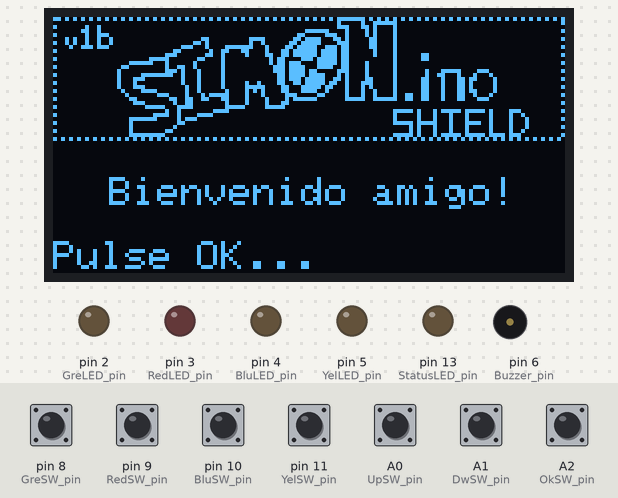
Recording of a sketch running on a simulated Arduino Uno, built with avr-gcc and run on an emulated ATmega328P. Shown: 128×64 one-colour display, output pins drawn as LEDs (lit = HIGH), buzzer (waves = sounding). The inputs (shaded band) are chosen by the test bench; at power-on: A0 (UpSW_pin), A1 (DwSW_pin), A2 (OkSW_pin), pin 8 (GreSW_pin), pin 9 (RedSW_pin), pin 10 (BluSW_pin), pin 11 (YelSW_pin) LOW. Random numbers use the default seed unless the sketch sets one.

Above: at 2.3 s.
2.4 s: A2 (OkSW_pin) pulled HIGH for 0.15 s
At 3.1 s:
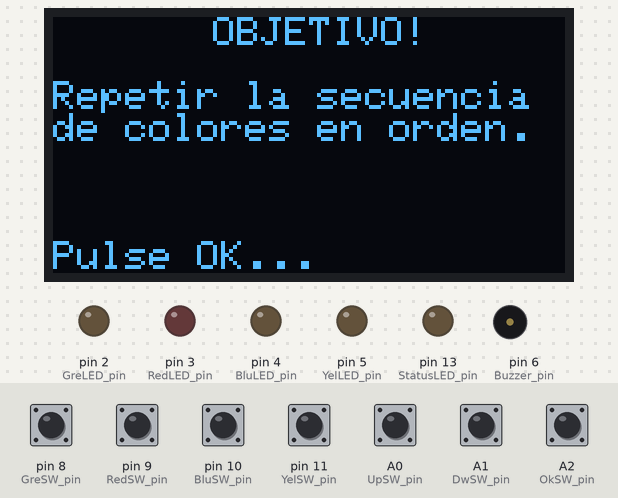
4.0 s: A2 (OkSW_pin) pulled HIGH for 1 s
At 4.4 s:
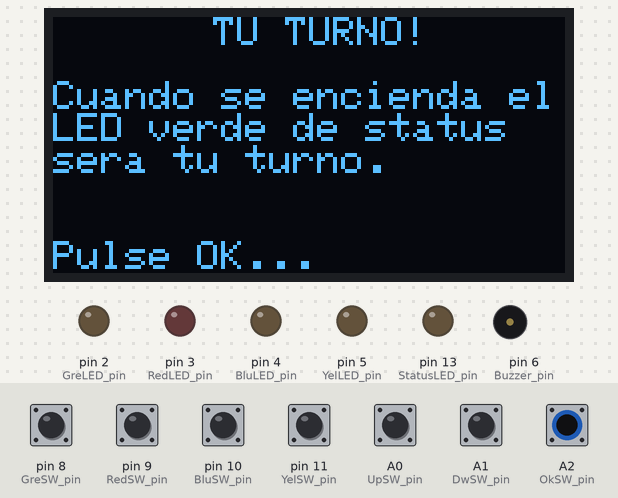
6.5 s: A2 (OkSW_pin) pulled HIGH for 0.15 s
At 7.7 s:
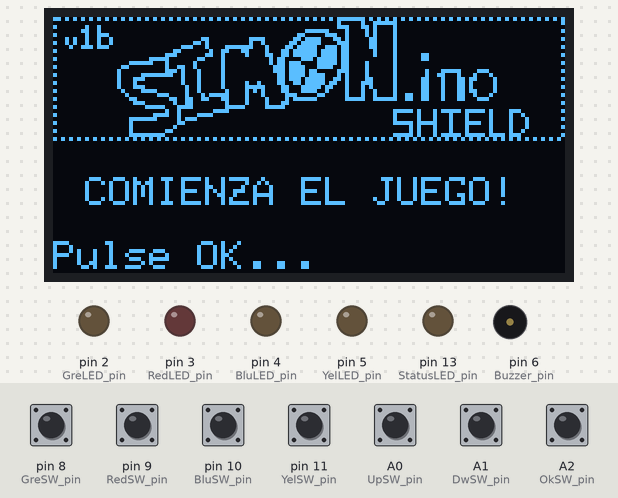
8.1 s: A2 (OkSW_pin) pulled HIGH for 0.15 s
At 8.6 s:
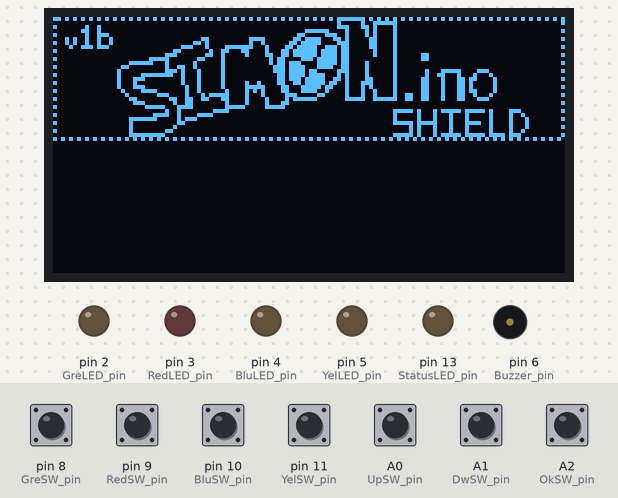
11.2 s: pin 9 (RedSW_pin) pulled HIGH for 0.15 s
At 13.8 s:
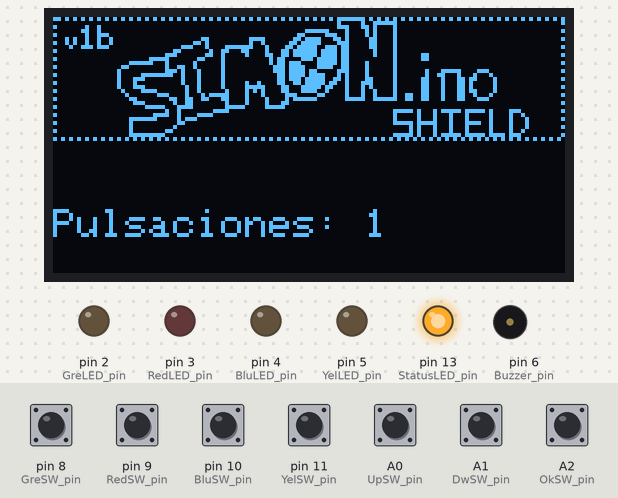
14.1 s: pin 8 (GreSW_pin) pulled HIGH for 0.15 s
At 16.5 s:
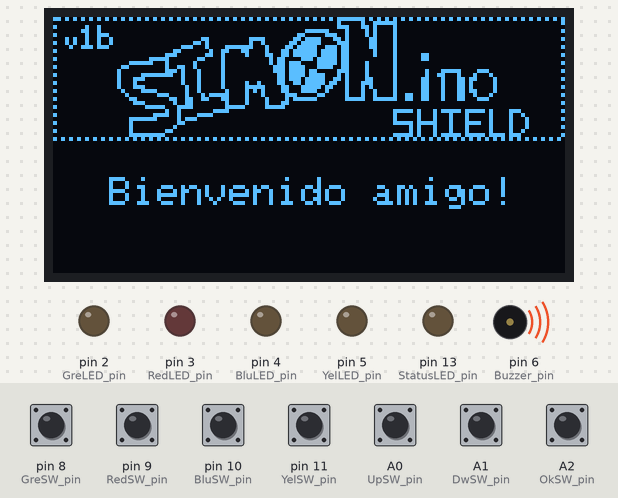
Timing chart, 0 to 18.6 s (numbered marks = the images above; inputs shaded):
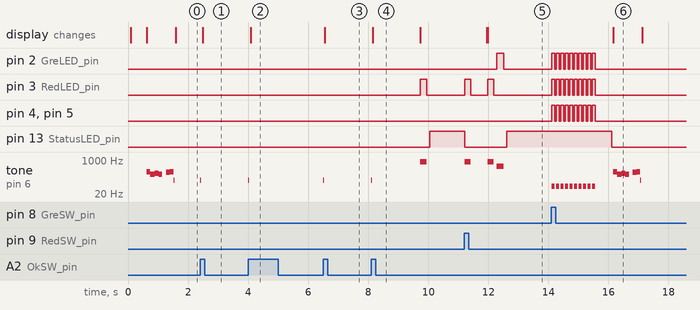

Measured:
- after the input at 2.4 s, tone on pin 6 (Buzzer_pin): silent → 100 Hz at once, → silent 0.02 s later; the display: changes after 0.08 s (image 1)
- after the input at 4.0 s, tone on pin 6 (Buzzer_pin): silent → 100 Hz at once, → silent 0.02 s later; the display: changes after 0.09 s (image 2)
- after the input at 6.5 s, tone on pin 6 (Buzzer_pin): silent → 100 Hz at once, → silent 0.02 s later; the display: changes after 0.06 s (image 3)
- after the input at 8.1 s, pin 3 (RedLED_pin): LOW → HIGH after 1.6 s, → LOW 0.21 s later; pin 13 (StatusLED_pin): LOW → HIGH after 1.9 s; tone on pin 6 (Buzzer_pin): silent → 100 Hz at once, → silent 0.02 s later, → 800 Hz 1.6 s later, → silent 0.21 s later; the display: changes after 0.05 s (image 4)
- after the input at 11.2 s, pin 2 (GreLED_pin): LOW → HIGH after 1.1 s, → LOW 0.22 s later; pin 3 (RedLED_pin): alternates HIGH for 0.21 s and LOW for 0.55 s, 4 changes in all, then stays LOW, starting at once
- after the input at 14.1 s, pin 2 (GreLED_pin), pin 3 (RedLED_pin): alternates HIGH for 0.10 s and LOW for 0.05 s, 20 changes in all, then stays LOW, starting at once

The sketch:

Simon.ino
```cpp
/*
 * Project: SIMON.ino Shield - Simon v0.1
 * Author: Carlos Hernández
 * Programador: Agustín Gallego Ordoñez
 * GitHub: https://github.com/carlymx/SIMON.ino-Shield
 */

#include <Wire.h>
#include <Adafruit_GFX.h>       // https://github.com/adafruit/Adafruit-GFX-Library
#include <Adafruit_SSD1306.h>   // https://github.com/adafruit/Adafruit_SSD1306
#include <TimerFreeTone.h>      // https://bitbucket.org/teckel12/arduino-timer-free-tone/downloads/


// Declara los pines
const byte GreLED_pin = 2;
const byte RedLED_pin = 3;
const byte BluLED_pin = 4;
const byte YelLED_pin = 5;
const byte StatusLED_pin = 13;

const byte GreSW_pin = 8;
const byte RedSW_pin = 9;
const byte BluSW_pin = 10;
const byte YelSW_pin = 11;
const byte UpSW_pin  = A0;
const byte DwSW_pin  = A1;
const byte OkSW_pin  = A2;

const byte Buzzer_pin = 6;

bool Sound = true;

byte GreSW_status = 0;
byte RedSW_status = 0;
byte BluSW_status = 0;
byte YelSW_status = 0;
byte UpSW_status  = 0;
byte DwSW_status  = 0;
byte OkSW_status  = 0;

int GreLED_status = 0;
int RedLED_status = 0;
int BluLED_status = 0;
int YelLED_status = 0;

const byte swPush = 100;
const byte swPressed = 110;
int turnOnLED  = 10000;
const int turnOffLED = 0;

byte sequence[256];
int level = 1;
int machinePulsations = 0;
int currentPulsation = 0;

const byte MACHINE = 0;
const byte USER = 1;
byte turn = MACHINE;

// Configura la pantalla OLED
Adafruit_SSD1306 oled_1(128,64, &Wire,-1);

// Declara el bitmap con el logotipo
static const uint8_t PROGMEM simonLogo[] PROGMEM = {128, 32, 0xD5, 0x55, 0x55, 0x55, 0x55, 0x55, 0x55, 0x55, 0x55, 0xFD, 0x55, 0x55, 0x55, 0x55, 0x55, 0x55, 0x00, 0x00, 0x00, 0x00, 0x00, 0x00, 0x00, 0x00, 0x01, 0x04, 0xFC, 0x00, 0x00, 0x00, 0x00, 0x01, 0x80, 0x90, 0x00, 0x00, 0x00, 0x00, 0x00, 0x00, 0x01, 0xC6, 0x84, 0x00, 0x00, 0x00, 0x00, 0x00, 0x01, 0x90, 0x00, 0x00, 0x00, 0x00, 0x00, 0x01, 0xF8, 0x42, 0x84, 0x00, 0x00, 0x00, 0x00, 0x01, 0x80, 0x9C, 0x00, 0x00, 0x00, 0x00, 0x00, 0x06, 0x0E, 0x42, 0x84, 0x00, 0x00, 0x00, 0x00, 0x00, 0x14, 0x92, 0x00, 0x00, 0x06, 0x00, 0x78, 0x0D, 0xE3, 0x41, 0x84, 0x00, 0x00, 0x00, 0x00, 0x01, 0x94, 0x92, 0x00, 0x00, 0x1A, 0x00, 0x48, 0x1B, 0xE1, 0xC1, 0x84, 0x00, 0x00, 0x00, 0x00, 0x00, 0x09, 0xDC, 0x00, 0x00, 0xE2, 0x1F, 0xC4, 0x37, 0xCE, 0xC1, 0x84, 0x00, 0x00, 0x00, 0x00, 0x01, 0x80, 0x00, 0x00, 0x03, 0x01, 0x31, 0x84, 0x6F, 0xDE, 0xC0, 0x84, 0x00, 0x00, 0x00, 0x00, 0x00, 0x00, 0x00, 0x00, 0x0E, 0x03, 0x20, 0x86, 0x6F, 0xDE, 0xC0, 0x84, 0x0C, 0x00, 0x00, 0x00, 0x01, 0x80, 0x00, 0x00, 0xF8, 0x0C, 0x20, 0x02, 0xC3, 0xBE, 0xC0, 0x04, 0x0C, 0x00, 0x00, 0x00, 0x00, 0x00, 0x00, 0x1F, 0x88, 0x10, 0x20, 0x02, 0xDC, 0x3E, 0xC2, 0x04, 0x00, 0x00, 0x00, 0x00, 0x01, 0x80, 0x00, 0x60, 0x09, 0x90, 0x20, 0x01, 0xDE, 0x3C, 0xC2, 0x04, 0x00, 0x00, 0x00, 0x00, 0x00, 0x00, 0x00, 0x80, 0x0E, 0x88, 0x20, 0x01, 0xDE, 0xC1, 0xC2, 0x04, 0x04, 0x7C, 0x38, 0x00, 0x01, 0x80, 0x00, 0x83, 0xFC, 0x88, 0x20, 0x00, 0xDE, 0xF1, 0x42, 0x04, 0x04, 0xC4, 0x44, 0x00, 0x00, 0x00, 0x00, 0x8E, 0x00, 0x88, 0x20, 0x00, 0xDD, 0xF3, 0x43, 0x04, 0x0C, 0x46, 0xC2, 0x00, 0x01, 0x80, 0x00, 0x88, 0x00, 0x88, 0x20, 0x90, 0xCD, 0xF6, 0x47, 0x04, 0x0C, 0x46, 0x82, 0x00, 0x00, 0x00, 0x00, 0x8E, 0x00, 0x48, 0x20, 0xF8, 0x63, 0xEC, 0x45, 0x04, 0x0C, 0x46, 0x82, 0x00, 0x01, 0x80, 0x00, 0x43, 0xC0, 0x48, 0x10, 0xA8, 0x63, 0xC8, 0x44, 0x84, 0x0C, 0x46, 0xC2, 0x00, 0x00, 0x00, 0x00, 0x20, 0x38, 0x45, 0xF0, 0x88, 0x38, 0x30, 0x44, 0x84, 0xCC, 0x46, 0x44, 0x00, 0x01, 0x80, 0x00, 0x18, 0x06, 0x66, 0x30, 0x84, 0x2F, 0xC0, 0x7C, 0xFC, 0xCC, 0x46, 0x38, 0x00, 0x00, 0x00, 0x00, 0x0E, 0x02, 0x60, 0x10, 0x84, 0x60, 0x00, 0x00, 0x00, 0x00, 0x00, 0x00, 0x00, 0x01, 0x80, 0x00, 0x01, 0xF1, 0xE0, 0x1F, 0x07, 0xC0, 0x00, 0x00, 0x00, 0x00, 0x00, 0x00, 0x00, 0x00, 0x00, 0x00, 0x00, 0x09, 0x00, 0xF0, 0x00, 0x00, 0x00, 0x00, 0x07, 0xD1, 0x7D, 0xF4, 0x38, 0x01, 0x80, 0x00, 0x00, 0x79, 0x0F, 0x00, 0x00, 0x00, 0x00, 0x00, 0x04, 0x11, 0x11, 0x04, 0x24, 0x00, 0x00, 0x00, 0x1F, 0xC1, 0x70, 0x00, 0x00, 0x00, 0x00, 0x00, 0x04, 0x11, 0x11, 0x04, 0x22, 0x01, 0x80, 0x00, 0x10, 0x01, 0x80, 0x00, 0x00, 0x00, 0x00, 0x00, 0x07, 0xDF, 0x11, 0xE4, 0x22, 0x00, 0x00, 0x00, 0x10, 0x02, 0x00, 0x00, 0x00, 0x00, 0x00, 0x00, 0x00, 0x51, 0x11, 0x04, 0x22, 0x01, 0x80, 0x00, 0x10, 0x0C, 0x00, 0x00, 0x00, 0x00, 0x00, 0x00, 0x00, 0x51, 0x11, 0x04, 0x24, 0x00, 0x00, 0x00, 0x1F, 0xF0, 0x00, 0x00, 0x00, 0x00, 0x00, 0x00, 0x07, 0xD1, 0x7D, 0xF7, 0xB8, 0x01, 0xAA, 0xAA, 0xAA, 0xAA, 0xAA, 0xAA, 0xAA, 0xAA, 0xAA, 0xAA, 0xAA, 0xAA, 0xAA, 0xAA, 0xAA, 0xAA, 0x00, 0x00, 0x00, 0x00, 0x00, 0x00, 0x00, 0x00, 0x00, 0x00, 0x00, 0x00, 0x00, 0x00, 0x00, 0x00};


/*  **********************************************************
 *  ********************************** INICIALIZA EL JUEGO ***
 *  **********************************************************
 */
void setup()
{
  //Serial.begin(9600);
  oled_1.begin(SSD1306_SWITCHCAPVCC,0x3C);

  pinMode(GreLED_pin, OUTPUT);
  pinMode(RedLED_pin, OUTPUT);
  pinMode(BluLED_pin, OUTPUT);
  pinMode(YelLED_pin, OUTPUT);
  pinMode(StatusLED_pin, OUTPUT);

  pinMode(GreSW_pin, INPUT);
  pinMode(RedSW_pin, INPUT);
  pinMode(BluSW_pin, INPUT);
  pinMode(YelSW_pin, INPUT);
  pinMode(UpSW_pin, INPUT);
  pinMode(DwSW_pin, INPUT);
  pinMode(OkSW_pin, INPUT);

  oled_1.clearDisplay(); oled_1.display();
  oled_1.clearDisplay(); oled_1.drawBitmap(0,0,&simonLogo[2],simonLogo[0], simonLogo[1],WHITE); oled_1.display();
  delay(500);

  // Muestra el mensaje de bienvenida
  showWelcome();
  delay(500);

  // Genera la secuencia
  generateSequence();

}

/*  **********************************************************
 *  ************************************ FUNCIÓN PRINCIPAL ***
 *  **********************************************************
 */
void loop()
{
  // Muestra la puntuacion
  showScore();

  if (turn == MACHINE) turnMACHINE();
  if (turn == USER) turnUSER();
}


/*  **********************************************************
 *  ********************************* FUNCIONES AUXILIARES ***
 *  **********************************************************
 */

// Turno de la maquina
void turnMACHINE() {
  digitalWrite(StatusLED_pin,LOW);

  // Actualiza el estado de los botones
  updateSwitchStatus();

  // Actualiza el estado de las luces
  updateLedStatus();

  for (int i=0; i <= machinePulsations; i++) {
    simPush(sequence[i]);
    waitPush();
    delay(100);
  }
  currentPulsation = 0;
  machinePulsations++;
  turn = USER;
}


// Turno del usuario
void turnUSER() {

  // Enciende el LED de turno de usuario
  digitalWrite(StatusLED_pin,HIGH);

  byte switchID = 0;
  do {
    // Actualiza el estado de los botones
    updateSwitchStatus();

    // Actualiza el estado de las luces
    updateLedStatus();

    switchID = 0;
    if (GreSW_status == swPush) switchID = GreSW_pin;
    if (RedSW_status == swPush) switchID = RedSW_pin;
    if (BluSW_status == swPush) switchID = BluSW_pin;
    if (YelSW_status == swPush) switchID = YelSW_pin;

    if (switchID) {
      clearPush();

      switch (switchID) {
        case GreSW_pin:
          GreLED_status = turnOnLED;
          if (Sound == true) tone(Buzzer_pin,500);
        break;

        case RedSW_pin:
          RedLED_status = turnOnLED;
          if (Sound == true) tone(Buzzer_pin,800);
        break;

        case BluSW_pin:
          BluLED_status = turnOnLED;
          if (Sound == true) tone(Buzzer_pin,1000);
        break;

        case YelSW_pin:
          YelLED_status = turnOnLED;
          if (Sound == true) tone(Buzzer_pin,1200);
        break;
      }


      /* Comprueba si la pulsacion es correcta y
       *  si no es correcta reinicia el juego
       */
      if (switchID == sequence[currentPulsation]) {
        currentPulsation++;
      } else {
        userFail();

        // Reinicia el juego
        digitalWrite(StatusLED_pin, LOW);
        machinePulsations = 0;
        generateSequence();

        // Muestra el mensaje de bienvenida
        showWelcome();
      }
    }
  } while (currentPulsation < machinePulsations);

  digitalWrite(StatusLED_pin, LOW);
  currentPulsation = 0;
  waitPush();
  delay(500);
  turn = MACHINE;
}

// Muestra las puntuación
void showScore() {
  oled_1.writeFillRect(0, 40, 128, 24, BLACK); oled_1.display();
  char tmpString[3] = {0};
  char txtScore[20] = {0};


  sprintf(tmpString,"%d", machinePulsations);
  strcpy(txtScore, "Pulsaciones: ");
  strcat(txtScore, tmpString);

  oled_1.setCursor(0,48); oled_1.print(txtScore);
  oled_1.display();
}

// Muestra aviso cuando el usuario falla
void userFail() {
  if (Sound == true) noTone(Buzzer_pin);
  clearPush();

  for (int i=0; i<10; i++) {
    if (Sound == true) tone(Buzzer_pin,50);
    digitalWrite(GreLED_pin,HIGH);
    digitalWrite(RedLED_pin,HIGH);
    digitalWrite(BluLED_pin,HIGH);
    digitalWrite(YelLED_pin,HIGH);
    delay(100);
    digitalWrite(GreLED_pin,LOW);
    digitalWrite(RedLED_pin,LOW);
    digitalWrite(BluLED_pin,LOW);
    digitalWrite(YelLED_pin,LOW);
    noTone(Buzzer_pin);
    delay(50);
  }
  delay (500);
}

// Muestra la bienvenida y tutorial
void showWelcome() {
  int melody[] = { 262, 196, 196, 220, 196, 0, 247, 262 };
  int duration[] = { 125, 75, 75, 125, 125, 125, 125, 125 };


  oled_1.writeFillRect(0, 40, 128, 24, BLACK);

  oled_1.setTextSize(1);
  oled_1.setTextColor(WHITE);
  oled_1.setCursor(14,40); oled_1.print("Bienvenido amigo!");
  oled_1.display();

  if (Sound == true) {
    for (int thisNote = 0; thisNote < 8; thisNote++) {
      TimerFreeTone(Buzzer_pin, melody[thisNote], duration[thisNote]);
    }
  }
  beep();

  // MSG: Bienvenida
  oled_1.setCursor(0,56); oled_1.print("Pulse OK...");
  oled_1.display();
  waitSwitch(OkSW_pin);
  beep();

  // MSG: Objetivo
  oled_1.clearDisplay(); oled_1.display();
  oled_1.setCursor(40,0); oled_1.print("OBJETIVO!");
  oled_1.setCursor(0,16); oled_1.print("Repetir la secuencia");
  oled_1.setCursor(0,24); oled_1.print("de colores en orden.");
  oled_1.setCursor(0,56); oled_1.print("Pulse OK...");
  oled_1.display();
  waitSwitch(OkSW_pin);
  beep();

  // MSG: Tu turno
  oled_1.clearDisplay(); oled_1.display();
  oled_1.setCursor(40,0); oled_1.print("TU TURNO!");
  oled_1.setCursor(0,16); oled_1.print("Cuando se encienda el");
  oled_1.setCursor(0,24); oled_1.print("LED verde de status");
  oled_1.setCursor(0,32); oled_1.print("sera tu turno.");
  oled_1.setCursor(0,56); oled_1.print("Pulse OK...");
  oled_1.display();
  waitSwitch(OkSW_pin);
  beep();

  // MSG: Comienza el juego
  oled_1.clearDisplay();
  oled_1.clearDisplay(); oled_1.drawBitmap(0,0,&simonLogo[2],simonLogo[0], simonLogo[1],WHITE);
  oled_1.setCursor(8,40); oled_1.print("COMIENZA EL JUEGO!");
  oled_1.setCursor(0,56); oled_1.print("Pulse OK...");
  oled_1.display();
  waitSwitch(OkSW_pin);
  beep();

  oled_1.writeFillRect(0, 40, 128, 24, BLACK);
  oled_1.display();
  delay(1000);
}

// Genera la secuencia
void generateSequence() {
  randomSeed(millis());
  for (int i=0; i<=255; i++) {
    sequence[i] = random(8,12);
  }
}

// Actualiza el estado de los LEDs
void updateLedStatus() {

  if (GreLED_status == turnOnLED) digitalWrite(GreLED_pin, HIGH);
  if (RedLED_status == turnOnLED) digitalWrite(RedLED_pin, HIGH);
  if (BluLED_status == turnOnLED) digitalWrite(BluLED_pin, HIGH);
  if (YelLED_status == turnOnLED) digitalWrite(YelLED_pin, HIGH);

  if (GreLED_status == turnOffLED) digitalWrite(GreLED_pin, LOW);
  if (RedLED_status == turnOffLED) digitalWrite(RedLED_pin, LOW);
  if (BluLED_status == turnOffLED) digitalWrite(BluLED_pin, LOW);
  if (YelLED_status == turnOffLED) digitalWrite(YelLED_pin, LOW);

  if (GreLED_status > turnOffLED) GreLED_status--;
  if (RedLED_status > turnOffLED) RedLED_status--;
  if (BluLED_status > turnOffLED) BluLED_status--;
  if (YelLED_status > turnOffLED) YelLED_status--;

  if (GreLED_status < 2 && RedLED_status < 2 && BluLED_status < 2 && YelLED_status < 2) noTone(Buzzer_pin);
}

// Emite un beep
void beep(){
  tone(Buzzer_pin,100);
  delay(20);
  noTone(Buzzer_pin);
}

// Reinicia todas las pulsaciones
void clearPush() {
  noTone(Buzzer_pin);
  digitalWrite(GreLED_pin, LOW);
  digitalWrite(RedLED_pin, LOW);
  digitalWrite(BluLED_pin, LOW);
  digitalWrite(YelLED_pin, LOW);

  GreLED_status = 0;
  RedLED_status = 0;
  BluLED_status = 0;
  YelLED_status = 0;
}

// Simula una pulsación (Para el turno de la máquina)
void simPush(byte sw) {
  switch (sw) {
    case GreSW_pin:
      GreLED_status = turnOnLED;
      if (Sound == true) tone(Buzzer_pin,500);
      break;

    case RedSW_pin:
      RedLED_status = turnOnLED;
      if (Sound == true) tone(Buzzer_pin,800);
      break;

    case BluSW_pin:
      BluLED_status = turnOnLED;
      if (Sound == true) tone(Buzzer_pin,1000);

      break;

    case YelSW_pin:
      YelLED_status = turnOnLED;
      if (Sound == true) tone(Buzzer_pin,1200);
      break;
  }
}

// Espera a que terminen todas las pulsaciones
void waitPush() {
  byte exit = 0;
  do {
    updateLedStatus();
    exit = true;
    if (GreLED_status > 0) exit = false;
    if (RedLED_status > 0) exit = false;
    if (BluLED_status > 0) exit = false;
    if (YelLED_status > 0) exit = false;

  } while (!exit);
  updateLedStatus();
}

// Espera a que se presione un pulsador
void waitSwitch(byte sw) {
  byte switch_status = 0;

  do {
    updateSwitchStatus();

    switch (sw) {
      case GreSW_pin:
        switch_status = GreSW_status;
        break;

      case RedSW_pin:
        switch_status = RedSW_status;
        break;

      case BluSW_pin:
        switch_status = BluSW_status;
        break;

      case YelSW_pin:
        switch_status = YelSW_status;
        break;

      case UpSW_pin:
        switch_status = UpSW_status;
        break;

      case DwSW_pin:
        switch_status = DwSW_status;
        break;

      case OkSW_pin:
        switch_status = OkSW_status;
        break;
     }
  } while (switch_status != swPush);
}

// Actualiza el estado de los botones
void updateSwitchStatus(){
  if (digitalRead(GreSW_pin) && GreSW_status < swPressed) GreSW_status++;
  if (digitalRead(RedSW_pin) && RedSW_status < swPressed) RedSW_status++;
  if (digitalRead(BluSW_pin) && BluSW_status < swPressed) BluSW_status++;
  if (digitalRead(YelSW_pin) && YelSW_status < swPressed) YelSW_status++;
  if (digitalRead(UpSW_pin) && UpSW_status < swPressed) UpSW_status++;
  if (digitalRead(DwSW_pin) && DwSW_status < swPressed) DwSW_status++;
  if (digitalRead(OkSW_pin) && OkSW_status < swPressed) OkSW_status++;

  if (!digitalRead(GreSW_pin)) GreSW_status = 0;
  if (!digitalRead(RedSW_pin)) RedSW_status = 0;
  if (!digitalRead(BluSW_pin)) BluSW_status = 0;
  if (!digitalRead(YelSW_pin)) YelSW_status = 0;
  if (!digitalRead(UpSW_pin)) UpSW_status = 0;
  if (!digitalRead(DwSW_pin)) DwSW_status = 0;
  if (!digitalRead(OkSW_pin)) OkSW_status = 0;
}
```
